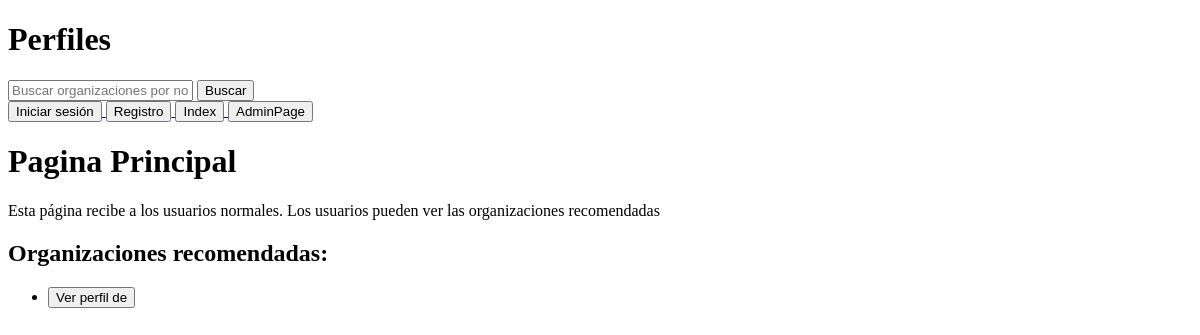
Before: /home/ with the older database file.
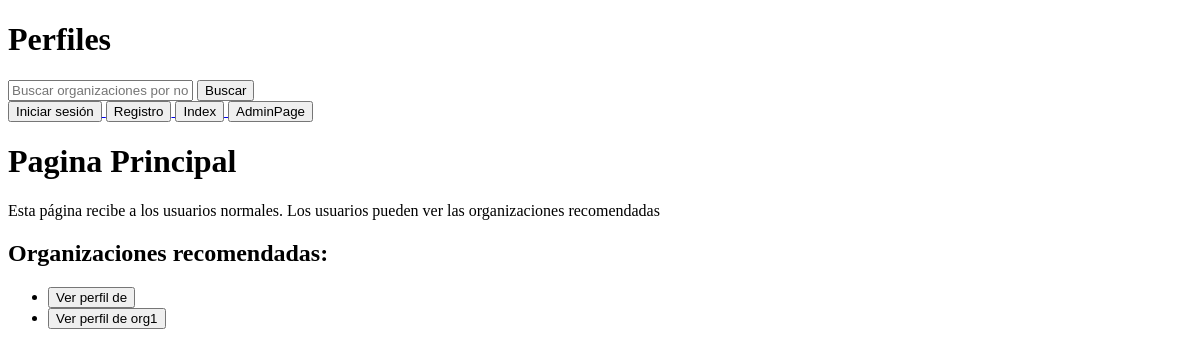
After: the same page with the newer database file.
### tasks/models.py (models this page shows)
class CustomUser(AbstractUser):
    USER_TYPE_CHOICES = (
        (1, 'normal'),
        (2, 'organizacion'),
    )
    user_type = models.PositiveSmallIntegerField(choices=USER_TYPE_CHOICES, null="True", blank="True")
    email = models.EmailField(max_length=254)
    first_name = models.CharField(max_length=30)
    last_name = models.CharField(max_length=30, null=True, blank=True)
    groups = models.ManyToManyField(Group, related_name="customuser_groups")
    user_permissions = models.ManyToManyField(Permission, related_name="customuser_user_permissions")

### tasks/views.py (the view)
# urls.py: 2. Add a URL to urlpatterns:  path('', views.home, name='home')
def home(request):
    organizations = CustomUser.objects.filter(user_type=2)
    return render(request, 'tasks/home.html', {'organizations': organizations})

### tasks/templates/tasks/home.html (shortened to what this page needs)
{% extends "tasks/bases/header_base.html" %}
{% block header %}
    <h1> Perfiles </h1>
</header>
<div class="search-bar">
    <form action="{% url 'search_user' %}" method="get">
        <input type="text" name="query" placeholder="Buscar organizaciones por nombre">
        <button type="submit">Buscar</button>
    </form>
</div>
{% endblock %}
{% block content %}
    <h1>Pagina Principal</h1>
    <p>Esta página recibe a los usuarios normales. Los usuarios pueden ver las organizaciones recomendadas</p>
    {% if organizations %}
        <h2>Organizaciones recomendadas:</h2>
        <ul>
            {% for organization in organizations %}
                <li>
                    <a href="{% url 'profile' organization.username %}">
                        <button type="button">Ver perfil de {{ organization.first_name}}</button>
                    </a>
                </li>
            {% endfor %}
        </ul>
    {% endif %}
{% endblock %}

Changed rows visible on the page:
added CustomUser: first_name "org1"
